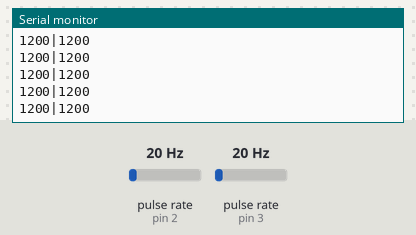
The sketch below on a simulated Arduino Uno, built with avr-gcc and run on an emulated ATmega328P. Parts: the last lines printed to the serial monitor. Wiring (inferred from the names in the program): 2 × pulse sensor: data pin 2 / data pin 3. The inputs (shaded band) are chosen by the test bench; at power-on: pulse rate (sensors on pin 2, pin 3) 20 Hz.

Above: at 1.2 s.
1.3 s: pulse rate (sensor on pin 2) set to 4 Hz
At 1.41 s:
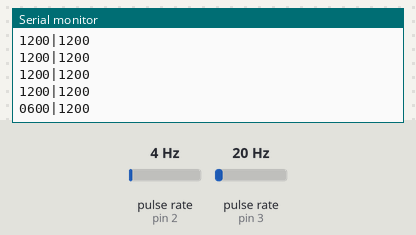
2.8 s: pulse rate (sensor on pin 3) set to 4 Hz
At 2.81 s:
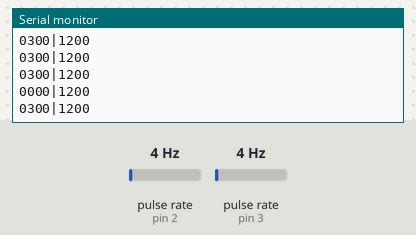
4.3 s: pulse rate (sensor on pin 2) set to 50 Hz
At 4.32 s:
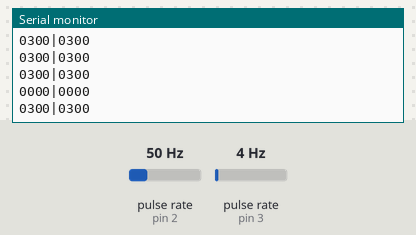
5.8 s: pulse rate (sensor on pin 3) set to 50 Hz
At 5.82 s:
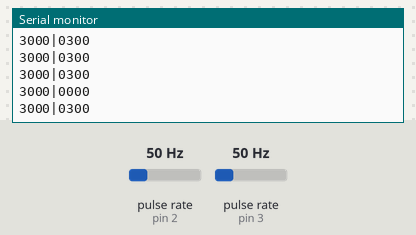
Timing chart, 0 to 8.3 s (numbered marks = the images above; inputs shaded):
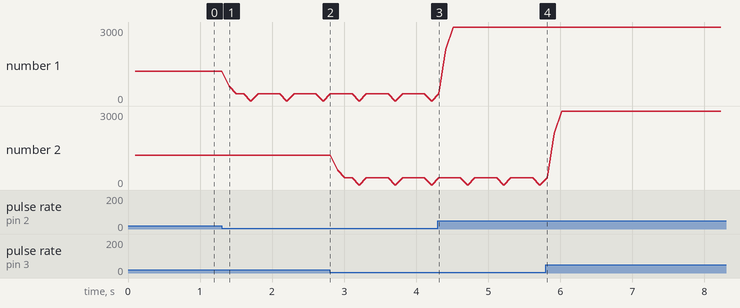

The sketch:

digital_tachometer.ino
```cpp
// Pins for hall sensors
const int LEFT_HALLSENSOR_PIN = 2;
const int RIGHT_HALLSENSOR_PIN = 3;

// Time interval (in milliseconds) over which to count pulses
const int TIME = 100;  // 100ms

// Volatile pulse counters (must be volatile because they are updated in interrupts)
volatile long LEFT_PULSE_COUNT = 0;
volatile long RIGHT_PULSE_COUNT = 0;

// Conversion factor to calculate RPM:
// RPM = (Pulses in TIME ms) * (60000 ms/min) / (TIME * pulses_per_revolution)
// Assuming pulses_per_revolution = 60 => (60000 / (TIME * 60)) = 10
// But your constant is hardcoded (30000 / TIME), make sure this matches your hardware.
const float TRANSITION_PER_REVOLUTION = 30000.0 / TIME;  // Adjust this based on encoder resolution

// Interrupt Service Routines (ISRs) for pulse counting
void LEFT_COUNTER() {
  LEFT_PULSE_COUNT++;
}

void RIGHT_COUNTER() {
  RIGHT_PULSE_COUNT++;
}

void setup() {
  Serial.begin(9600);  // Begin serial communication

  // Set up hall sensor pins as inputs
  pinMode(LEFT_HALLSENSOR_PIN, INPUT);
  pinMode(RIGHT_HALLSENSOR_PIN, INPUT);

  // Attach interrupts to count transitions on sensor state changes
  attachInterrupt(digitalPinToInterrupt(LEFT_HALLSENSOR_PIN), LEFT_COUNTER, CHANGE);
  attachInterrupt(digitalPinToInterrupt(RIGHT_HALLSENSOR_PIN), RIGHT_COUNTER, CHANGE);
}

void loop() {
  // Reset counters safely (disable interrupts temporarily)
  noInterrupts();
  LEFT_PULSE_COUNT = 0;
  RIGHT_PULSE_COUNT = 0;
  interrupts();

  // Wait for TIME ms
  delay(TIME);

  // Copy the pulse counts again with interrupts disabled
  noInterrupts();
  long LEFT_PULSE = LEFT_PULSE_COUNT;
  long RIGHT_PULSE = RIGHT_PULSE_COUNT;
  interrupts();

  // Convert pulse count to RPM (use float for precision)
  int LEFT_RPM = (int)(((float)LEFT_PULSE) * TRANSITION_PER_REVOLUTION);
  int RIGHT_RPM = (int)(((float)RIGHT_PULSE) * TRANSITION_PER_REVOLUTION);

  // Format and send over serial in the form "LLLL|RRRR" (padded to 4 digits)
  char DATA_SENT[12];
  sprintf(DATA_SENT, "%04d|%04d", LEFT_RPM, RIGHT_RPM);
  Serial.println(DATA_SENT);
}
```

Measured:
- after the input at 1.3 s, the serial monitor: prints a new line after 0.10 s (image 1)
- plotted number 1: 1200 → 0 after the input at 1.3 s, 0 → 3000 after the input at 4.3 s
